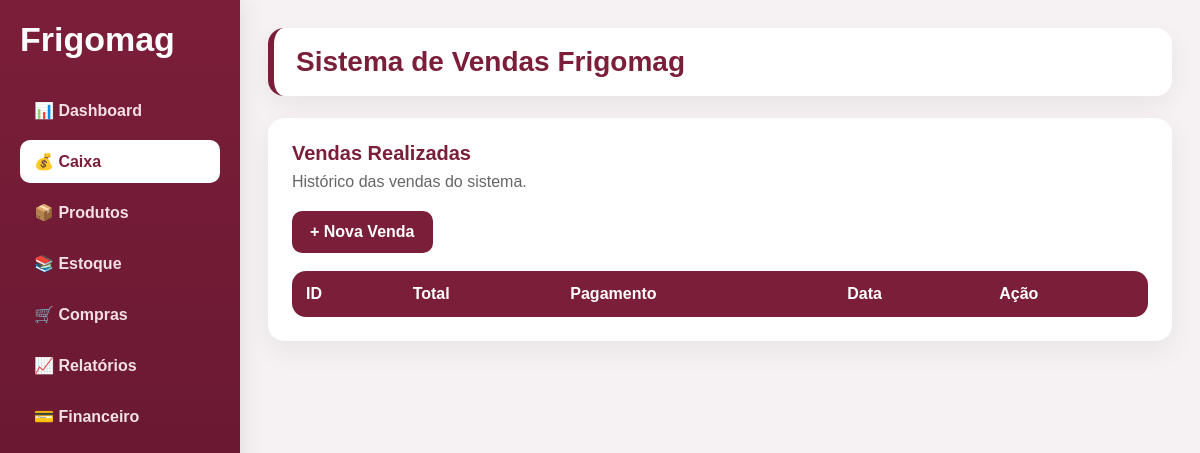
/vendas/listar, run on an earlier commit of the app's database.
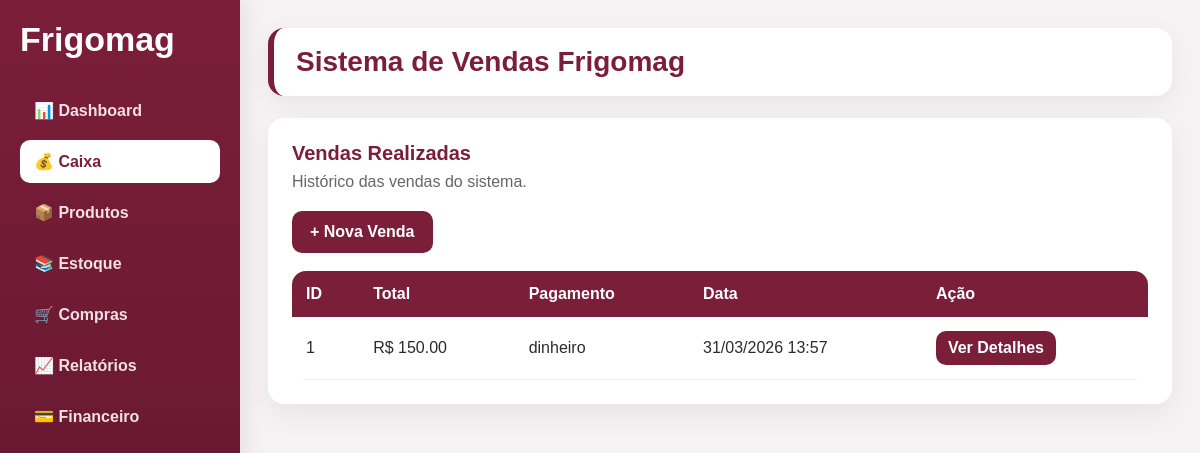
And on a later commit of the database.
### app/models/venda.py (models this page shows)
class Venda(db.Model):
    __tablename__ = "vendas"
    id = db.Column(db.Integer, primary_key=True)
    total = db.Column(db.Float, default=0)
    forma_pagamento = db.Column(db.String(30))
    criado_em = db.Column(db.DateTime, default=db.func.now())
    itens = db.relationship("ItemVenda", backref="venda", lazy=True, cascade="all, delete-orphan")

### app/routes/venda_routes.py (the view)
@vendas.route("/listar")
def listar_vendas():
    lista = Venda.query.order_by(Venda.id.desc()).all()
    return render_template("vendas/listar.html", vendas=lista)

### app/templates/vendas/listar.html (shortened to what this page needs)
{% extends "base.html" %}
{% block content %}
<div class="card">
    <h1 class="page-title">Vendas Realizadas</h1>
    <p class="page-subtitle">Histórico das vendas do sistema.</p>
    <div style="margin-top: 20px; margin-bottom: 15px;">
        <a href="/vendas/" class="btn">+ Nova Venda</a>
    </div>
    <table>
        <tr>
            <th>ID</th>
            <th>Total</th>
            <th>Pagamento</th>
            <th>Data</th>
            <th>Ação</th>
        </tr>
        {% for venda in vendas %}
        <tr>
            <td>{{ venda.id }}</td>
            <td>R$ {{ "%.2f"|format(venda.total) }}</td>
            <td>{{ venda.forma_pagamento or "-" }}</td>
            <td>{{ venda.criado_em.strftime("%d/%m/%Y %H:%M") if venda.criado_em else "-" }}</td>
            <td>
                <a href="/vendas/{{ venda.id }}" class="btn" style="padding: 8px 12px;">
                    Ver Detalhes
                </a>
            </td>
        </tr>
        {% endfor %}
    </table>
</div>
{% endblock %}

What changed in the data, as far as the page shows it:
added Venda: id "1", total "150.00", forma_pagamento "dinheiro", criado_em "31/03/2026 13:57"
